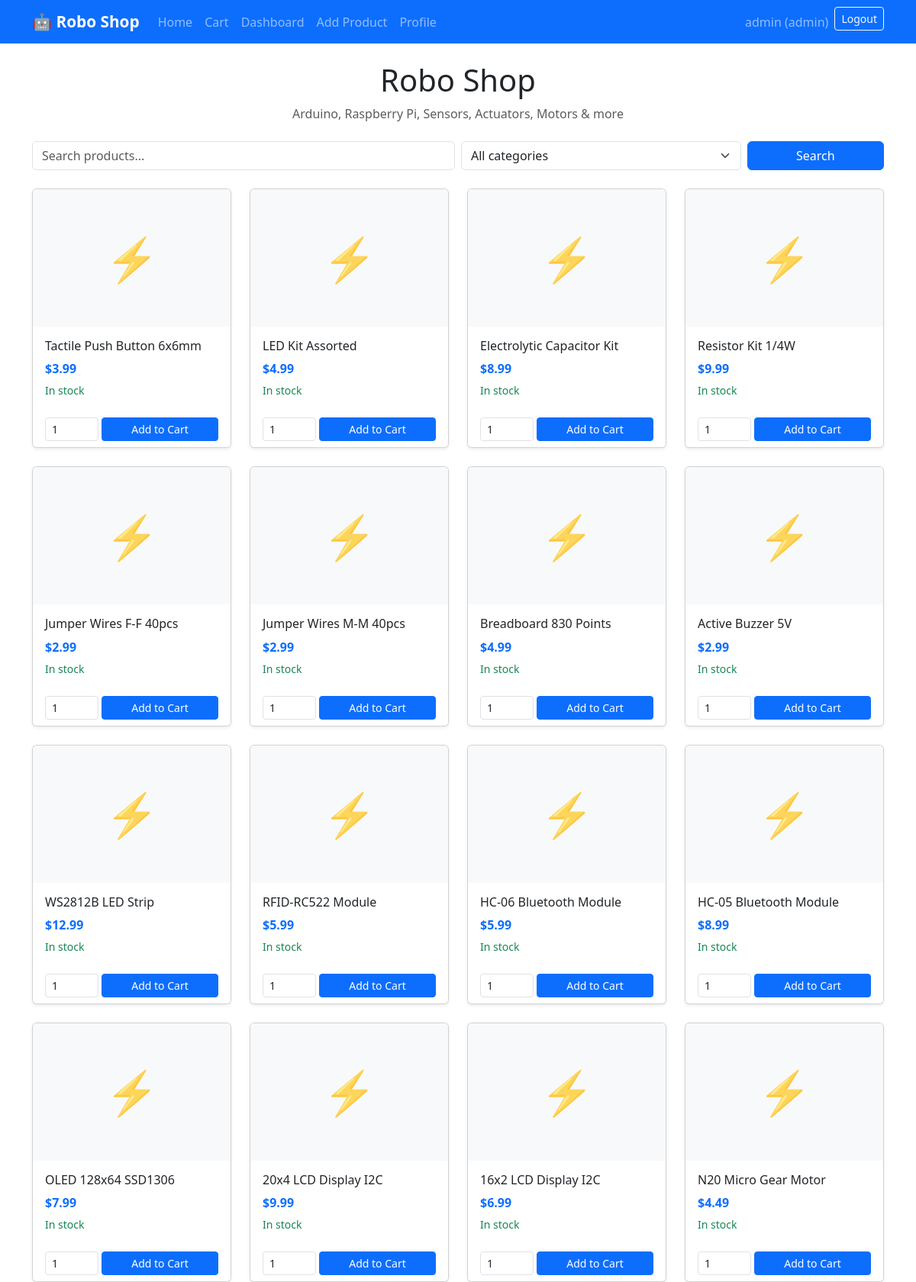
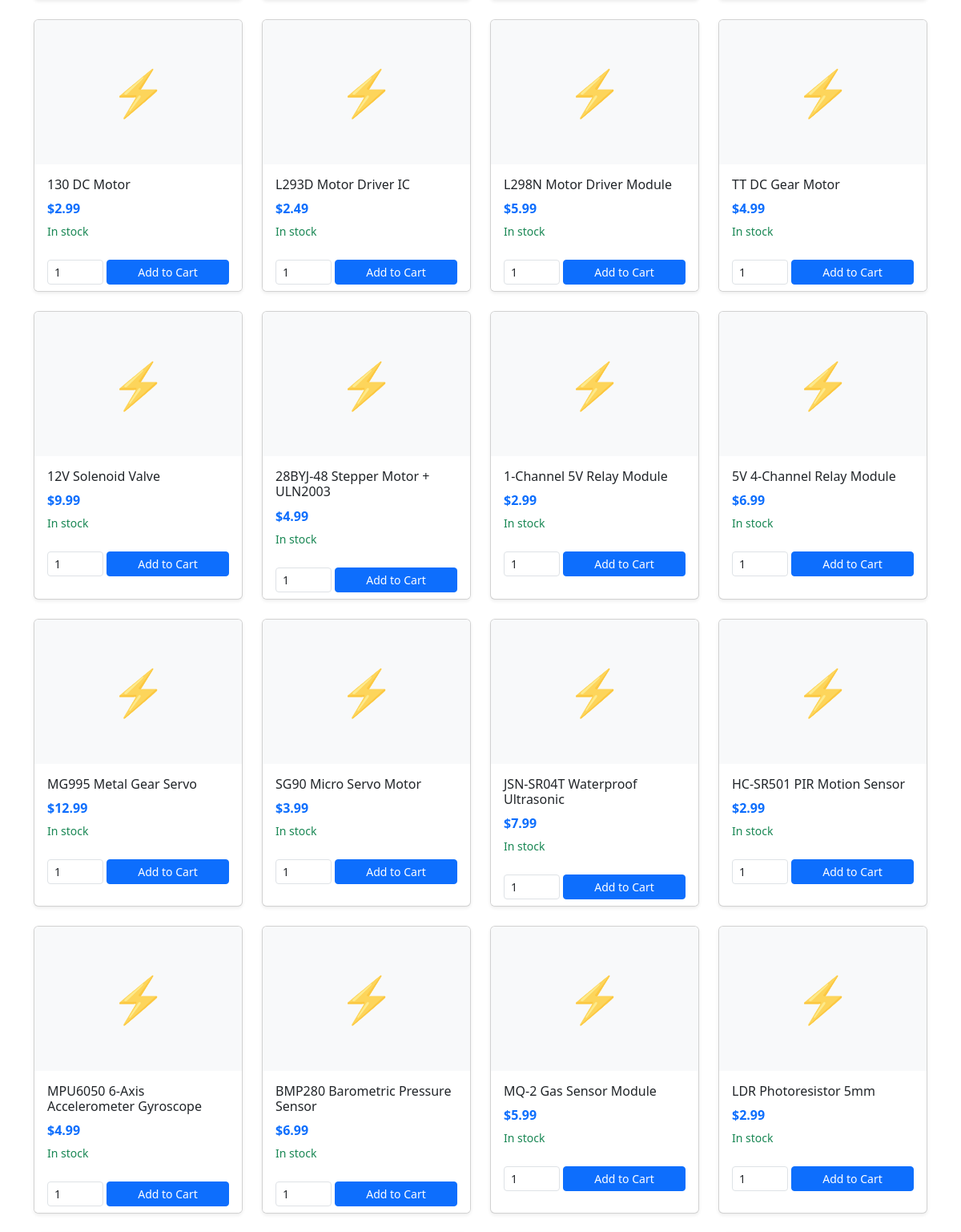
Screenshot of / (signed in, upper part) with the database file from the repository (2 pictures, top to bottom).
### accounts/models.py (models this page shows, shortened)
class User(AbstractUser):
    role = models.CharField(
        max_length=10,
        choices=Role.choices,
        default=Role.BUYER
    )
    phone = models.CharField(max_length=30, blank=True)
    address = models.CharField(max_length=255, blank=True)
    def is_admin_role(self):
        return self.role == Role.ADMIN
    def is_seller_role(self):
        return self.role == Role.SELLER

### shop/models.py (models this page shows, shortened)
class Product(models.Model):
    category = models.ForeignKey(
        Category,
        on_delete=models.CASCADE,
        related_name="products"
    )
    name = models.CharField(max_length=200)
    slug = models.SlugField(unique=True)
    description = models.TextField()
    price = models.DecimalField(max_digits=10, decimal_places=2)
    stock = models.PositiveIntegerField(default=0)
    image = models.ImageField(upload_to="products/", blank=True, null=True)
    seller = models.ForeignKey(
        settings.AUTH_USER_MODEL,
        on_delete=models.CASCADE,
        related_name="products"
    )
    created_at = models.DateTimeField(auto_now_add=True)
    updated_at = models.DateTimeField(auto_now=True)
    class Meta:
        ordering = ["-created_at"]
    def in_stock(self):
        return self.stock > 0

### shop/views.py (the view)
# urls.py: path("", views.home_view, name="home"),
def home_view(request):
    products = Product.objects.filter(stock__gt=0).select_related("category", "seller")
    categories = Category.objects.all()
    q = request.GET.get("q", "")
    cat = request.GET.get("category", "")
    if q:
        products = products.filter(Q(name__icontains=q) | Q(description__icontains=q))
    if cat:
        products = products.filter(category__slug=cat)
    cart_items, cart_total = CartService.get_cart_items(request)
    cart_count = sum(i["quantity"] for i in cart_items)
    context = {"products": products, "categories": categories, "cart_count": cart_count}
    return render(request, "shop/home.html", context)

### shop/context_processors.py (called while the page is built)
def cart_context(request):
    cart_items, _ = CartService.get_cart_items(request)
    cart_count = sum(i["quantity"] for i in cart_items)
    return {"cart_count": cart_count}

### shop/services.py (called while the page is built)
    @classmethod
    def get_cart(cls, request):
        cart = request.session.get(cls.CART_KEY, {})
        return dict(cart)

    @classmethod
    def get_cart_items(cls, request):
        from .models import Product
        cart = cls.get_cart(request)
        items = []
        total = Decimal("0")
        for pid, qty in cart.items():
            product = Product.objects.filter(id=pid).select_related("seller", "category").first()
            if product and ProductService.validate_stock(product, qty):
                subtotal = product.price * qty
                items.append({"product": product, "quantity": qty, "subtotal": subtotal})
                total += subtotal
        return items, total

### templates/shop/home.html (shortened to what this page needs)
{% extends "base.html" %}
{% block content %}
<div class="text-center mb-4">
    <h1>Robo Shop</h1>
    <p class="text-muted">Arduino, Raspberry Pi, Sensors, Actuators, Motors & more</p>
</div>
<form class="row g-2 mb-4" method="get" action="{% url 'shop:home' %}">
    <div class="col-md-6">
        <input type="text" name="q" class="form-control" placeholder="Search products..." value="{{ request.GET.q }}">
    </div>
    <div class="col-md-4">
        <select name="category" class="form-select">
            <option value="">All categories</option>
        </select>
    </div>
    <div class="col-md-2">
        <button type="submit" class="btn btn-primary w-100">Search</button>
    </div>
</form>
<div class="row g-4">
    {% for product in products %}
    <div class="col-sm-6 col-md-4 col-lg-3">
        <div class="card h-100 shadow-sm">
            <a href="{% url 'shop:product_detail' product.slug %}" class="text-decoration-none text-dark">
                <div class="card-img-top bg-light d-flex align-items-center justify-content-center" style="height: 180px;">
                    {% if product.image %}
                    <img src="{{ product.image.url }}" alt="{{ product.name }}" class="img-fluid" style="max-height: 180px; object-fit: contain;">
                    {% else %}
                    <span class="display-4 text-muted">⚡</span>
                    {% endif %}
                </div>
                <div class="card-body">
                    <h6 class="card-title">{{ product.name }}</h6>
                    <p class="text-primary fw-bold mb-1">${{ product.price }}</p>
                    <small class="{% if product.in_stock %}text-success{% else %}text-danger{% endif %}">
                        {% if product.in_stock %}In stock{% else %}Out of stock{% endif %}
                    </small>
                </div>
            </a>
            {% if product.in_stock %}
            <div class="card-footer bg-white border-0">
                <form action="{% url 'shop:cart_add' product.id %}" method="post" class="d-flex gap-1">
                    <input type="number" name="quantity" value="1" min="1" max="{{ product.stock }}" class="form-control form-control-sm" style="width: 70px;">
                    <button type="submit" class="btn btn-sm btn-primary flex-grow-1">Add to Cart</button>
                </form>
            </div>
            {% endif %}
        </div>
    </div>
    {% empty %}
    <p class="text-center text-muted col-12">No products found.</p>
    {% endfor %}
</div>
{% endblock %}

### templates/base.html (shortened to what this page needs)
{% load static %}
<!DOCTYPE html>
<html lang="en">
<head>
    <link href="https://cdn.jsdelivr.net/npm/bootstrap@5.3.2/dist/css/bootstrap.min.css" rel="stylesheet">
    <link rel="stylesheet" href="{% static 'css/style.css' %}">
</head>
<body>
    <nav class="navbar navbar-expand-lg navbar-dark bg-primary">
        <div class="container">
            <a class="navbar-brand fw-bold" href="{% url 'shop:home' %}">🤖 Robo Shop</a>
            <div class="collapse navbar-collapse" id="nav">
                <ul class="navbar-nav me-auto">
                    <li class="nav-item"><a class="nav-link" href="{% url 'shop:home' %}">Home</a></li>
                    <li class="nav-item"><a class="nav-link" href="{% url 'shop:cart' %}">Cart {% if cart_count %}<span class="badge bg-danger">{{ cart_count }}</span>{% endif %}</a></li>
                    {% if user.is_authenticated %}
                        {% if user.is_seller_role or user.is_admin_role %}
                        <li class="nav-item"><a class="nav-link" href="{% url 'shop:seller_dashboard' %}">Dashboard</a></li>
                        <li class="nav-item"><a class="nav-link" href="{% url 'shop:product_create' %}">Add Product</a></li>
                        <li class="nav-item"><a class="nav-link" href="{% url 'accounts:seller_profile' %}">Profile</a></li>
                        {% endif %}
                    {% endif %}
                </ul>
                <ul class="navbar-nav">
                    {% if user.is_authenticated %}
                    <li class="nav-item"><span class="nav-link">{{ user.username }} ({{ user.role }})</span></li>
                    <li class="nav-item">
                        <form action="{% url 'accounts:logout' %}" method="post" class="d-inline">
                            <button type="submit" class="btn btn-outline-light btn-sm">Logout</button>
                        </form>
                    </li>
                    {% else %}
                    <li class="nav-item"><a class="nav-link" href="{% url 'accounts:login' %}">Login</a></li>
                    <li class="nav-item"><a class="nav-link" href="{% url 'accounts:register' %}">Register</a></li>
                    {% endif %}
                </ul>
            </div>
        </div>
    </nav>
    <main class="container py-4">
        {% block content %}{% endblock %}
    </main>
</body>
</html>

### static/css/style.css (style rules this page uses)
body { min-height: 100vh; }
.card { transition: transform 0.2s; }
.navbar-brand { font-size: 1.3rem; }

### rows the page displays
User: username "admin", role "admin"
Product: name "Tactile Push Button 6x6mm", price "3.99", stock "In stock"
Product: name "LED Kit Assorted", price "4.99", stock "In stock"
Product: name "Electrolytic Capacitor Kit", price "8.99", stock "In stock"
Product: name "Resistor Kit 1/4W", price "9.99", stock "In stock"
Product: name "Jumper Wires F-F 40pcs", price "2.99", stock "In stock"
Product: name "Jumper Wires M-M 40pcs", price "2.99", stock "In stock"
Product: name "Breadboard 830 Points", price "4.99", stock "In stock"
Product: name "Active Buzzer 5V", price "2.99", stock "In stock"
Product: name "WS2812B LED Strip", price "12.99", stock "In stock"
Product: name "RFID-RC522 Module", price "5.99", stock "In stock"
Product: name "HC-06 Bluetooth Module", price "5.99", stock "In stock"
Product: name "HC-05 Bluetooth Module", price "8.99", stock "In stock"
Product: name "OLED 128x64 SSD1306", price "7.99", stock "In stock"
Product: name "20x4 LCD Display I2C", price "9.99", stock "In stock"
Product: name "16x2 LCD Display I2C", price "6.99", stock "In stock"
Product: name "N20 Micro Gear Motor", price "4.49", stock "In stock"
Product: name "130 DC Motor", price "2.99", stock "In stock"
Product: name "L293D Motor Driver IC", price "2.49", stock "In stock"
Product: name "L298N Motor Driver Module", price "5.99", stock "In stock"
Product: name "TT DC Gear Motor", price "4.99", stock "In stock"
Product: name "12V Solenoid Valve", price "9.99", stock "In stock"
Product: name "28BYJ-48 Stepper Motor + ULN2003", price "4.99", stock "In stock"
Product: name "1-Channel 5V Relay Module", price "2.99", stock "In stock"
Product: name "5V 4-Channel Relay Module", price "6.99", stock "In stock"
Product: name "MG995 Metal Gear Servo", price "12.99", stock "In stock"
Product: name "SG90 Micro Servo Motor", price "3.99", stock "In stock"
Product: name "JSN-SR04T Waterproof Ultrasonic", price "7.99", stock "In stock"
Product: name "HC-SR501 PIR Motion Sensor", price "2.99", stock "In stock"
Product: name "MPU6050 6-Axis Accelerometer Gyroscope", price "4.99", stock "In stock"
Product: name "BMP280 Barometric Pressure Sensor", price "6.99", stock "In stock"
Product: name "MQ-2 Gas Sensor Module", price "5.99", stock "In stock"
Product: name "LDR Photoresistor 5mm", price "2.99", stock "In stock"
